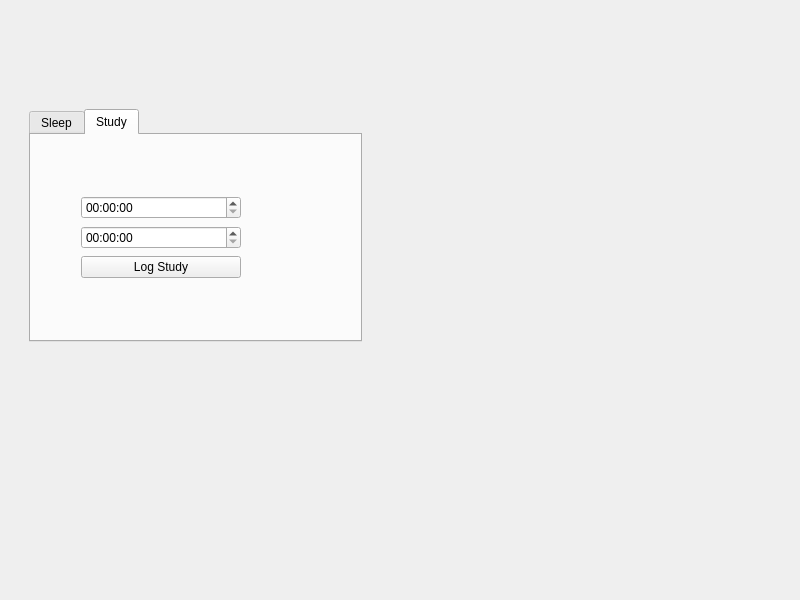
<?xml version="1.0" encoding="UTF-8"?>
<ui version="4.0">
 <class>MainWindow</class>
 <widget class="QMainWindow" name="MainWindow">
  <property name="geometry">
   <rect>
    <x>0</x>
    <y>0</y>
    <width>800</width>
    <height>600</height>
   </rect>
  </property>
  <property name="windowTitle">
   <string>MainWindow</string>
  </property>
  <widget class="QWidget" name="centralwidget">
   <widget class="QWidget" name="verticalWidget" native="true">
    <property name="geometry">
     <rect>
      <x>20</x>
      <y>100</y>
      <width>351</width>
      <height>251</height>
     </rect>
    </property>
    <layout class="QVBoxLayout" name="verticalLayout">
     <item>
      <widget class="QWidget" name="horizontalWidget" native="true">
       <property name="enabled">
        <bool>true</bool>
       </property>
       <property name="minimumSize">
        <size>
         <width>0</width>
         <height>100</height>
        </size>
       </property>
       <layout class="QHBoxLayout" name="horizontalLayout">
        <item>
         <widget class="QTabWidget" name="tabWidget">
          <property name="sizePolicy">
           <sizepolicy hsizetype="Expanding" vsizetype="Expanding">
            <horstretch>0</horstretch>
            <verstretch>0</verstretch>
           </sizepolicy>
          </property>
          <property name="currentIndex">
           <number>1</number>
          </property>
          <widget class="QWidget" name="sleepTab">
           <attribute name="title">
            <string>Sleep</string>
           </attribute>
           <widget class="QWidget" name="verticalLayoutWidget">
            <property name="geometry">
             <rect>
              <x>30</x>
              <y>30</y>
              <width>160</width>
              <height>86</height>
             </rect>
            </property>
            <layout class="QVBoxLayout" name="verticalLayout_2">
             <item>
              <widget class="QTimeEdit" name="timeEditSleepStart"/>
             </item>
             <item>
              <widget class="QTimeEdit" name="timeEditSleepEnd"/>
             </item>
             <item>
              <widget class="QPushButton" name="logSleepButton">
               <property name="text">
                <string>Log Sleep</string>
               </property>
              </widget>
             </item>
            </layout>
           </widget>
          </widget>
          <widget class="QWidget" name="studyTab">
           <attribute name="title">
            <string>Study</string>
           </attribute>
           <widget class="QWidget" name="verticalLayoutWidget_2">
            <property name="geometry">
             <rect>
              <x>50</x>
              <y>60</y>
              <width>160</width>
              <height>86</height>
             </rect>
            </property>
            <layout class="QVBoxLayout" name="verticalLayout_3">
             <item>
              <widget class="QTimeEdit" name="timeEditStudyStart"/>
             </item>
             <item>
              <widget class="QTimeEdit" name="timeEditStudyEnd"/>
             </item>
             <item>
              <widget class="QPushButton" name="logStudyButton">
               <property name="text">
                <string>Log Study</string>
               </property>
              </widget>
             </item>
            </layout>
           </widget>
          </widget>
         </widget>
        </item>
       </layout>
      </widget>
     </item>
    </layout>
   </widget>
  </widget>
 </widget>
 <resources/>
 <connections/>
</ui>
